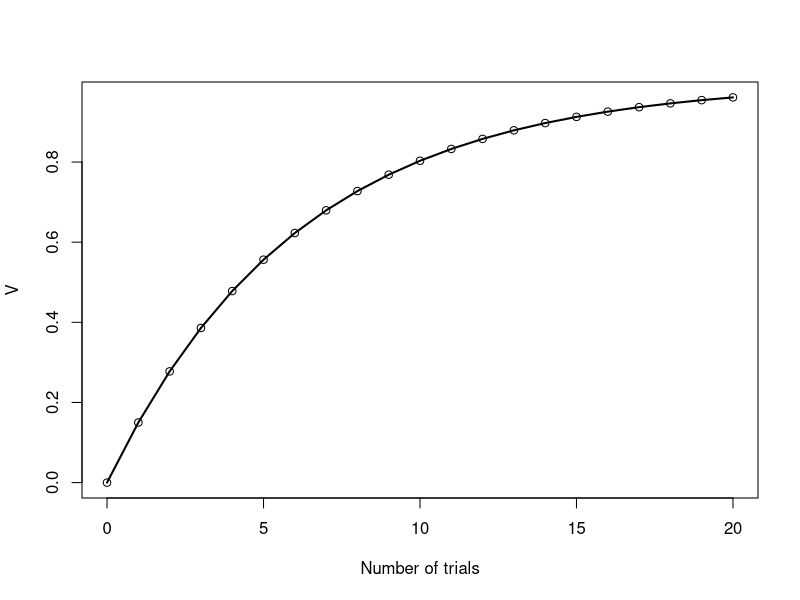
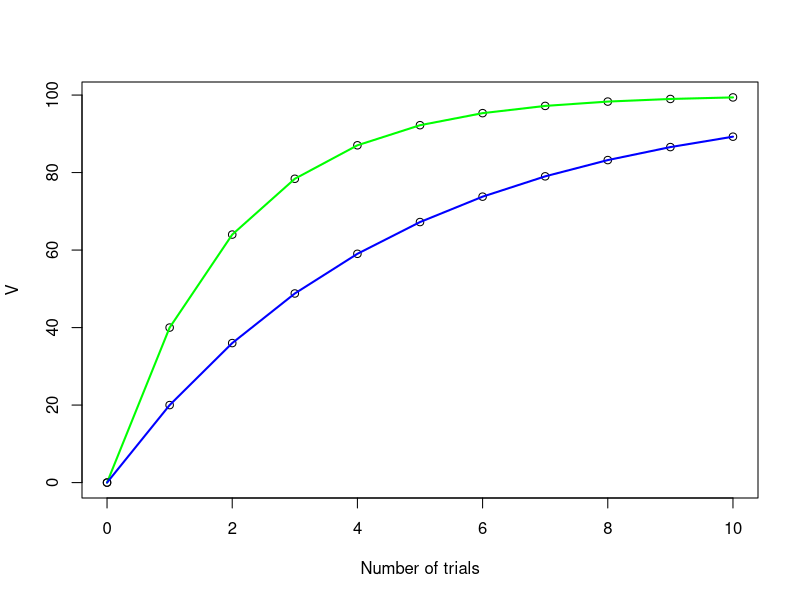
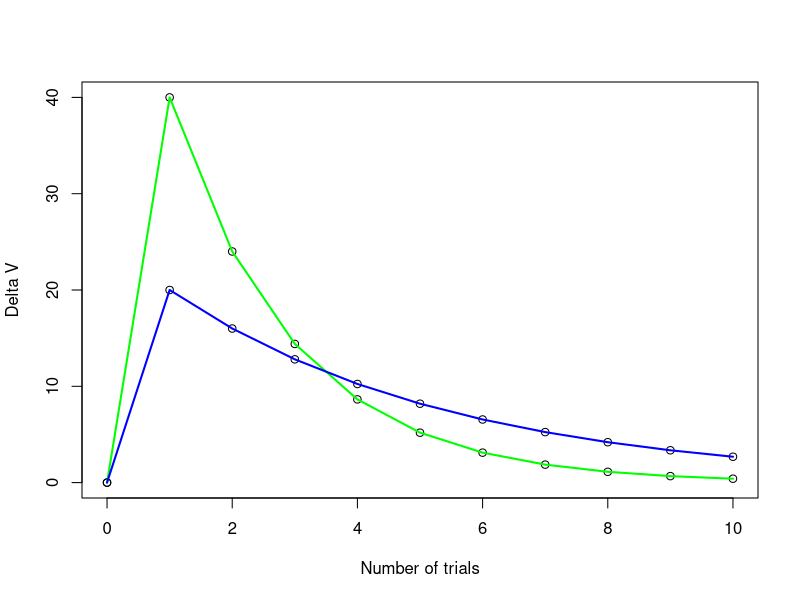
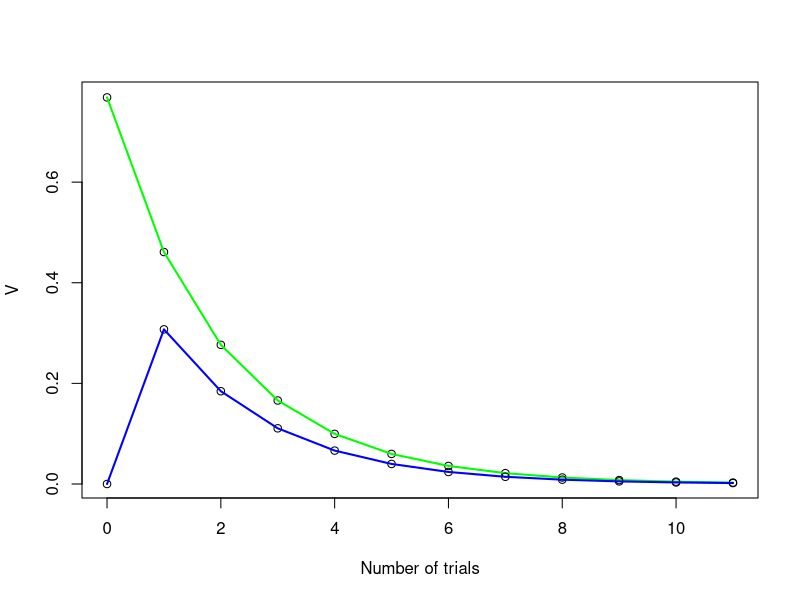
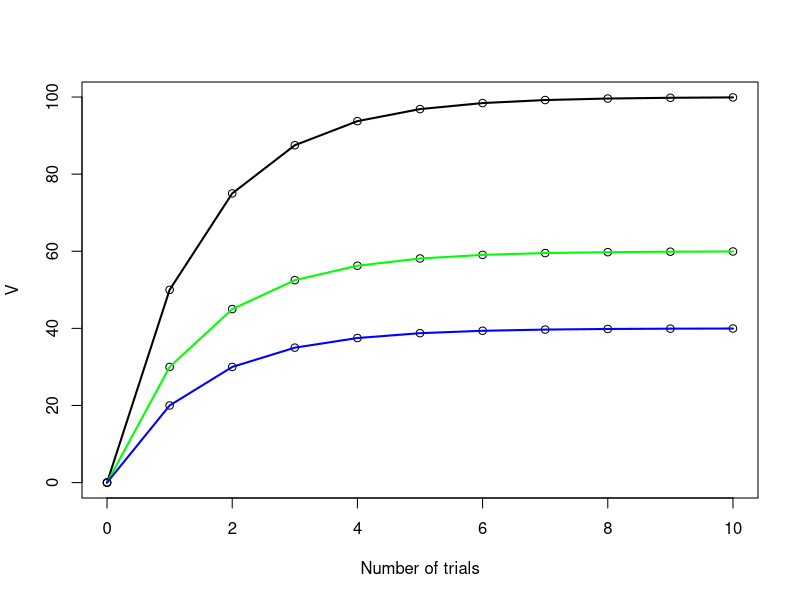
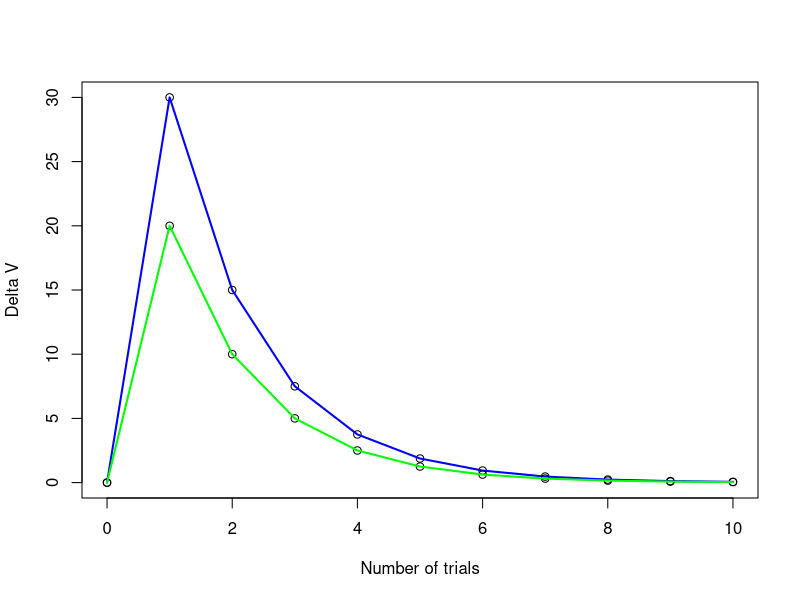
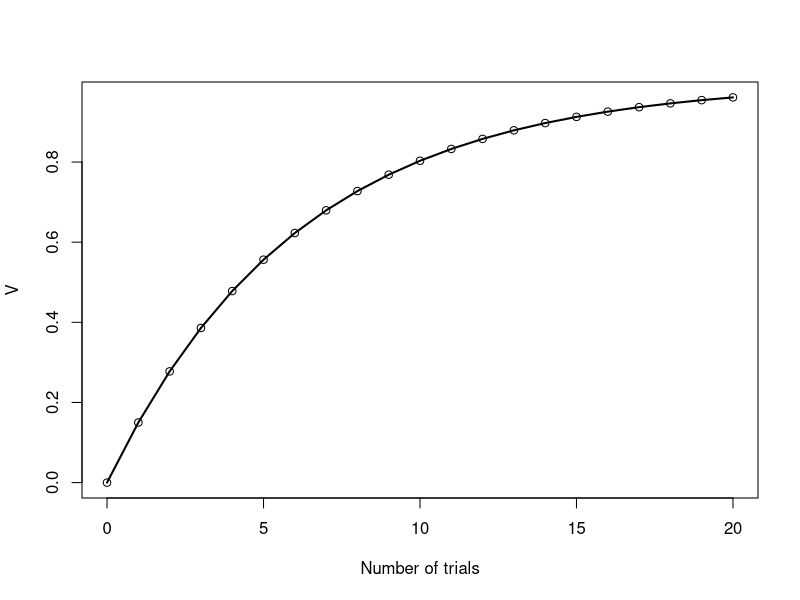
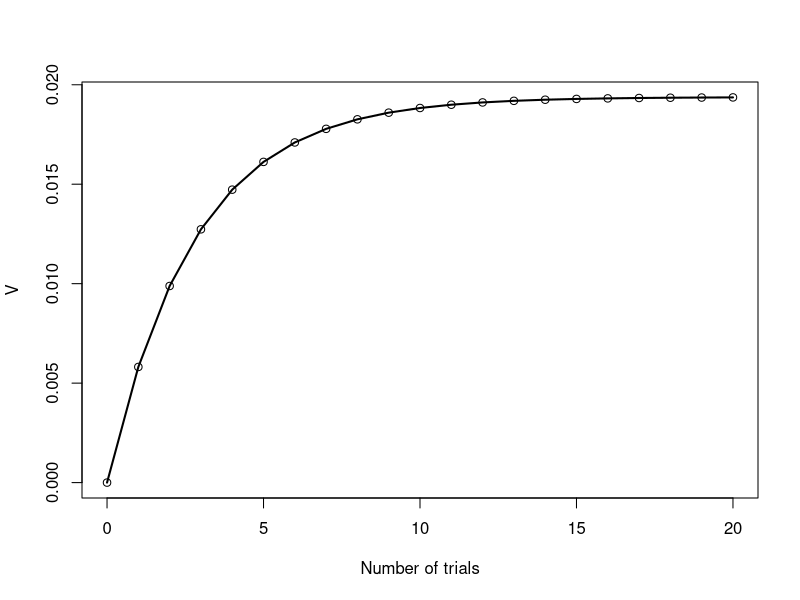

Write R code to recreate these figures, in order.
## ---- chunk 1
rescorla <- function(v_start, v_max, alpha, num_trials)
{
  v_vec = c(v_start)
  delta_v_vec = c(0)

  for(i in 2:(num_trials+1))
  {
    delta_v_vec[i] = alpha*(v_max - v_vec[i-1])
    v_vec[i] = v_vec[i-1] + delta_v_vec[i]
  }

  data<-as.data.frame(cbind(v_vec, delta_v_vec))
  colnames(data)<-c("v","delta_v")
  return(data)
}

num_trials = 20
data = rescorla(0, 1, 0.15, num_trials)
plot(seq(from=0, to=num_trials), data$v, xlab = "Number of trials", ylab = "V")
lines(seq(from=0, to=num_trials), data$v,col="black",lwd=2)
## ---- chunk 2
v_start    = 0
v_max      = 100
alpha     = 0.4
num_trials = 10

data1 = rescorla(v_start, v_max, alpha, num_trials)

alpha = 0.2
data2 = rescorla(v_start, v_max, alpha, num_trials)

plot(seq(v_start, num_trials), data1$v, xlab = "Number of trials", ylab = "V")
lines(seq(from=v_start, to=num_trials), data1$v,col="green",lwd=2)
points(seq(from=v_start, to=num_trials), data2$v,col="black")
lines(seq(from=v_start, to=num_trials), data2$v,col="blue",lwd=2)
## ---- chunk 3
plot(seq(v_start, num_trials), data1$delta_v, xlab = "Number of trials", ylab = "Delta V")
lines(seq(from=v_start, to=num_trials), data1$delta_v,col="green",lwd=2)
points(seq(from=v_start, to=num_trials), data2$delta_v,col="black")
lines(seq(from=v_start, to=num_trials), data2$delta_v,col="blue",lwd=2)
## ---- chunk 4
V_start = data$v[10]
V_max = 0
alpha = 0.4
num_trials = 11

data_extinction = rescorla(V_start, V_max, alpha, num_trials)
data_extinction
plot(seq(from=v_start, to=num_trials), data_extinction$v, xlab = "Number of trials", ylab = "V")
lines(seq(from=v_start, to=num_trials), data_extinction$v,col="green",lwd=2)
points(seq(from=v_start, to=num_trials), abs(data_extinction$delta_v))
lines(seq(from=v_start, to=num_trials), abs(data_extinction$delta_v),col="blue",lwd=2)

## ---- chunk 5
rescorla_compound <- function(v_start, v_max, alpha1, alpha2, num_trials)
{
  v_vec1 = c(v_start)
  v_vec2 = c(v_start)
  v_vec_comp = c(v_start)
  delta_v_vec1 = c(0)
  delta_v_vec2 = c(0)
  
  for(i in 2:(num_trials+1))
  {
    delta_v_vec1[i] = alpha1*(v_max - v_vec_comp[i-1])
    delta_v_vec2[i] = alpha2*(v_max - v_vec_comp[i-1])
    v_vec1[i] = v_vec1[i-1] + delta_v_vec1[i]
    v_vec2[i] = v_vec2[i-1] + delta_v_vec2[i]
    v_vec_comp[i] = v_vec1[i] + v_vec2[i]
  }

  data<-as.data.frame(cbind(v_vec1, v_vec2, v_vec_comp, delta_v_vec1, delta_v_vec2))
  colnames(data)<-c("v1", "v2", "v_comp","delta_v1", "delta_v2")
  return(data)
}
v_start    = 0
v_max      = 100
alpha1     = 0.2
alpha2     = 0.3
num_trials = 10

data1 = rescorla_compound(v_start, v_max, alpha1, alpha2, num_trials)
plot(seq(v_start, num_trials), data1$v_comp, xlab = "Number of trials", ylab = "V")
lines(seq(from=v_start, to=num_trials), data1$v_comp,col="black",lwd=2)
points(seq(from=v_start, to=num_trials), data1$v2,col="black")
lines(seq(from=v_start, to=num_trials), data1$v2,col="green",lwd=2)
points(seq(from=v_start, to=num_trials), data1$v1,col="black")
lines(seq(from=v_start, to=num_trials), data1$v1,col="blue",lwd=2)

plot(seq(v_start, num_trials), data1$delta_v2, xlab = "Number of trials", ylab = "Delta V")
lines(seq(from=v_start, to=num_trials), data1$delta_v2,col="blue",lwd=2)
points(seq(from=v_start, to=num_trials), data1$delta_v1,col="black")
lines(seq(from=v_start, to=num_trials), data1$delta_v1,col="green",lwd=2)
## ---- chunk 6
# train CS_1 met US
v_start = 0
v_max = 1.0
num_trials = 20
alpha1 = 0.15
data_blocking = rescorla(v_start, v_max, alpha1, num_trials)

# trials met CS_1 en CS_2 tegelijk: dwz met compound stimuli
alpha2 = 0.15
v_start_second = data_blocking$v[num_trials+1]
data_blocking_second = rescorla_compound(v_start, v_max - v_start_second, alpha1, alpha2, num_trials)


plot(seq(from=0, to=num_trials), data_blocking$v, xlab = "Number of trials", ylab = "V")
lines(seq(from=0, to=num_trials), data_blocking$v,col="black",lwd=2)

plot(seq(from=0, to=num_trials), data_blocking_second$v2, xlab = "Number of trials", ylab = "V")
lines(seq(from=0, to=num_trials), data_blocking_second$v2,col="black",lwd=2)

## ---- chunk 7
latent_inhibition <- function(alpha_start, trials, inhibition_rate){
  new_alpha = alpha_start * inhibition_rate ^ trials
  return (new_alpha)
}

alpha1 = 0.15
alpha2 = 0.15

inhibition_trials = 10
inhibition_rate = 0.93
num_trials = 20
v_start = 0
v_max = 1.0

alpha1 = latent_inhibition(alpha1, inhibition_trials, inhibition_rate)
data = rescorla(v_start, v_max, alpha2, num_trials)
data_inhibited = rescorla(v_start, v_max, alpha1, num_trials)

plot(seq(v_start, num_trials), data$v, xlab = "Number of trials", ylab = "V")
lines(seq(from=v_start, to=num_trials), data$v,col="blue",lwd=2)
points(seq(from=v_start, to=num_trials), data_inhibited$v,col="black")
lines(seq(from=v_start, to=num_trials), data_inhibited$v,col="green",lwd=2)

